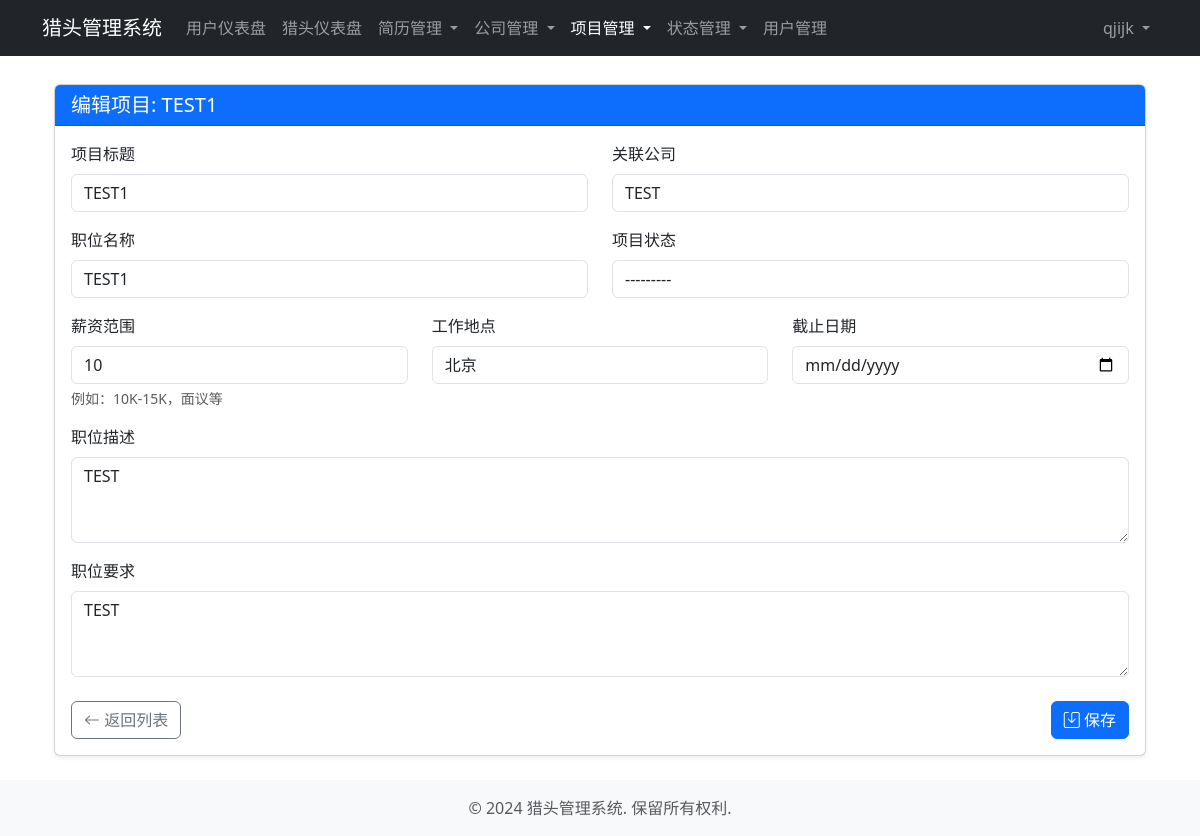
The app's page /headhunting/projects/1/update/ (signed in) with its own data.
### accounts/models.py (models this page shows, shortened)
class User(AbstractUser):
    SYSTEM_ADMIN = 'system_admin'  # 系统管理员
    ADMIN = 'admin'  # 普通管理员
    NORMAL_USER = 'normal_user'  # 普通用户
    USER_TYPE_CHOICES = [
        (SYSTEM_ADMIN, '系统管理员'),
        (ADMIN, '普通管理员'),
        (NORMAL_USER, '普通用户'),
    ]
    email = models.EmailField(unique=True, verbose_name='邮箱')
    username = models.CharField(max_length=50, unique=True, verbose_name='用户名')
    user_type = models.CharField(
        max_length=20,
        choices=USER_TYPE_CHOICES,
        default=NORMAL_USER,
        verbose_name='用户类型'
    )
    phone = models.CharField(max_length=15, blank=True, null=True, verbose_name='电话')
    is_active = models.BooleanField(default=True, verbose_name='是否激活')
    date_joined = models.DateTimeField(auto_now_add=True, verbose_name='注册时间')
    objects = UserManager()
    USERNAME_FIELD = 'email'
    REQUIRED_FIELDS = ['username']
    class Meta:
        verbose_name = '用户'
        verbose_name_plural = verbose_name
        ordering = ['-date_joined']
    @property
    def is_system_admin(self):
        return self.user_type == self.SYSTEM_ADMIN

### headhunting/models.py (models this page shows, shortened)
class Project(models.Model):
    title = models.CharField(max_length=100, verbose_name='项目标题')
    company = models.ForeignKey(Company, on_delete=models.CASCADE, related_name='projects', verbose_name='关联公司')
    job_title = models.CharField(max_length=100, verbose_name='职位名称')
    job_description = models.TextField(verbose_name='职位描述')
    requirements = models.TextField(verbose_name='职位要求')
    salary_range = models.CharField(max_length=50, blank=True, null=True, verbose_name='薪资范围')
    location = models.CharField(max_length=100, blank=True, null=True, verbose_name='工作地点')
    status = models.ForeignKey(ProjectStatus, on_delete=models.SET_NULL, null=True, verbose_name='项目状态')
    created_at = models.DateTimeField(auto_now_add=True, verbose_name='创建时间')
    updated_at = models.DateTimeField(auto_now=True, verbose_name='更新时间')
    deadline = models.DateField(blank=True, null=True, verbose_name='截止日期')
    created_by = models.ForeignKey(User, on_delete=models.SET_NULL, null=True, related_name='created_projects', verbose_name='创建人')
    class Meta:
        verbose_name = '项目'
        verbose_name_plural = verbose_name
        ordering = ['-created_at']

### headhunting/views.py (the view)
# urls.py: path('projects/<int:pk>/update/', views.project_update, name='project_update'),
@admin_required
def project_update(request, pk):
    project = get_object_or_404(Project, pk=pk)
    if not (request.user.is_system_admin or request.user.is_admin) and project.created_by != request.user:
        return HttpResponseForbidden('您没有权限编辑此项目')
    if request.method == 'POST':
        form = ProjectForm(request.POST, instance=project)
        if form.is_valid():
            form.save()
            messages.success(request, '项目更新成功')
            return redirect('project_detail', pk=project.pk)
    else:
        form = ProjectForm(instance=project)
        if not request.user.is_system_admin:
            form.fields['company'].queryset = Company.objects.filter(
                Q(created_by=request.user) | Q(created_by__user_type='system_admin')
            )
    return render(request, 'headhunting/project_form.html', {'form': form, 'title': f'编辑项目: {project.title}'})

### headhunting/forms.py
class ProjectForm(forms.ModelForm):
    class Meta:
        model = Project
        fields = ('title', 'company', 'job_title', 'job_description', 'requirements',
                  'salary_range', 'location', 'status', 'deadline')
        widgets = {
            'title': forms.TextInput(attrs={'class': 'form-control'}),
            'company': forms.Select(attrs={'class': 'form-control'}),
            'job_title': forms.TextInput(attrs={'class': 'form-control'}),
            'job_description': forms.Textarea(attrs={'class': 'form-control', 'rows': 3}),
            'requirements': forms.Textarea(attrs={'class': 'form-control', 'rows': 3}),
            'salary_range': forms.TextInput(attrs={'class': 'form-control'}),
            'location': forms.TextInput(attrs={'class': 'form-control'}),
            'status': forms.Select(attrs={'class': 'form-control'}),
            'deadline': forms.DateInput(attrs={'class': 'form-control', 'type': 'date'}),
        }

### headhunting/models.py (called while the page is built)
    def __str__(self):
        return self.name

    def __str__(self):
        return self.name

### templates/headhunting/project_form.html (shortened to what this page needs)
{% extends 'base/base.html' %}
{% block content %}
<div class="container">
    <div class="row">
        <div class="col-md-12 mx-auto">
            <div class="card shadow-sm">
                <div class="card-header bg-primary text-white">
                    <h5 class="card-title mb-0">{{ title }}</h5>
                </div>
                <div class="card-body">
                    <form method="post" novalidate>
                        <div class="row">
                            <div class="col-md-6 mb-3">
                                <label for="{{ form.title.id_for_label }}" class="form-label">项目标题</label>
                                {{ form.title }}
                            </div>
                            <div class="col-md-6 mb-3">
                                <label for="{{ form.company.id_for_label }}" class="form-label">关联公司</label>
                                {{ form.company }}
                            </div>
                        </div>
                        <div class="row">
                            <div class="col-md-6 mb-3">
                                <label for="{{ form.job_title.id_for_label }}" class="form-label">职位名称</label>
                                {{ form.job_title }}
                            </div>
                            <div class="col-md-6 mb-3">
                                <label for="{{ form.status.id_for_label }}" class="form-label">项目状态</label>
                                {{ form.status }}
                            </div>
                        </div>
                        <div class="row">
                            <div class="col-md-4 mb-3">
                                <label for="{{ form.salary_range.id_for_label }}" class="form-label">薪资范围</label>
                                {{ form.salary_range }}
                                <div class="form-text">例如：10K-15K，面议等</div>
                            </div>
                            <div class="col-md-4 mb-3">
                                <label for="{{ form.location.id_for_label }}" class="form-label">工作地点</label>
                                {{ form.location }}
                            </div>
                            <div class="col-md-4 mb-3">
                                <label for="{{ form.deadline.id_for_label }}" class="form-label">截止日期</label>
                                {{ form.deadline }}
                            </div>
                        </div>
                        <div class="mb-3">
                            <label for="{{ form.job_description.id_for_label }}" class="form-label">职位描述</label>
                            {{ form.job_description }}
                        </div>
                        <div class="mb-3">
                            <label for="{{ form.requirements.id_for_label }}" class="form-label">职位要求</label>
                            {{ form.requirements }}
                        </div>
                        <div class="d-flex justify-content-between mt-4">
                            <a href="{% url 'project_list' %}" class="btn btn-outline-secondary">
                                <i class="bi bi-arrow-left"></i> 返回列表
                            </a>
                            <button type="submit" class="btn btn-primary">
                                <i class="bi bi-save"></i> 保存
                            </button>
                        </div>
                    </form>
                </div>
            </div>
        </div>
    </div>
</div>
{% endblock %}
{% block extra_css %}
<link rel="stylesheet" href="https://cdn.jsdelivr.net/npm/bootstrap-icons@1.10.0/font/bootstrap-icons.css">
{% endblock %}

### templates/base/navbar.html (shortened to what this page needs)
<nav class="navbar navbar-expand-lg navbar-dark bg-dark fixed-top">
    <div class="container">
        <a class="navbar-brand" href="{% url 'dashboard' %}">猎头管理系统</a>
        <div class="collapse navbar-collapse" id="navbarNav">
            {% if user.is_authenticated %}
            <ul class="navbar-nav me-auto">
                <li class="nav-item">
                    <a class="nav-link {% if request.path == '/accounts/dashboard/' %}active{% endif %}" href="{% url 'dashboard' %}">用户仪表盘</a>
                </li>
                <li class="nav-item">
                    <a class="nav-link {% if request.path == '/headhunting/dashboard/' %}active{% endif %}" href="{% url 'hr_dashboard' %}">猎头仪表盘</a>
                </li>
                <li class="nav-item dropdown">
                    <a class="nav-link dropdown-toggle {% if '/headhunting/resumes/' in request.path %}active{% endif %}" href="#" role="button" data-bs-toggle="dropdown" aria-expanded="false">
                        简历管理
                    </a>
                </li>
                {% if user.is_system_admin or user.is_admin %}
                <li class="nav-item dropdown">
                    <a class="nav-link dropdown-toggle {% if '/headhunting/companies/' in request.path %}active{% endif %}" href="#" role="button" data-bs-toggle="dropdown" aria-expanded="false">
                        公司管理
                    </a>
                </li>
                <li class="nav-item dropdown">
                    <a class="nav-link dropdown-toggle {% if '/headhunting/projects/' in request.path %}active{% endif %}" href="#" role="button" data-bs-toggle="dropdown" aria-expanded="false">
                        项目管理
                    </a>
                </li>
                <li class="nav-item dropdown">
                    <a class="nav-link dropdown-toggle {% if 'status' in request.path %}active{% endif %}" href="#" role="button" data-bs-toggle="dropdown" aria-expanded="false">
                        状态管理
                    </a>
                </li>
                {% endif %}
                {% if user.is_system_admin %}
                <li class="nav-item">
                    <a class="nav-link {% if '/accounts/users/' in request.path %}active{% endif %}" href="{% url 'user_list' %}">用户管理</a>
                </li>
                {% endif %}
            </ul>
            <ul class="navbar-nav ms-auto">
                <li class="nav-item dropdown">
                    <a class="nav-link dropdown-toggle" href="#" id="navbarDropdown" role="button" data-bs-toggle="dropdown" aria-expanded="false">
                        {{ user.username }}
                    </a>
                </li>
            </ul>
            {% endif %}
        </div>
    </div>
</nav>

### templates/base/base.html (style rules this page uses)
body { padding-top: 60px; min-height: 100vh; display: flex; flex-direction: column; }

### records on screen
User: username "qjijk"
Project: title "TEST1", company "TEST", job_title "TEST1", status "---------", salary_range "10", location "北京", job_description "TEST", requirements "TEST"

### other values on screen
{{ title }} "编辑项目: TEST1"
